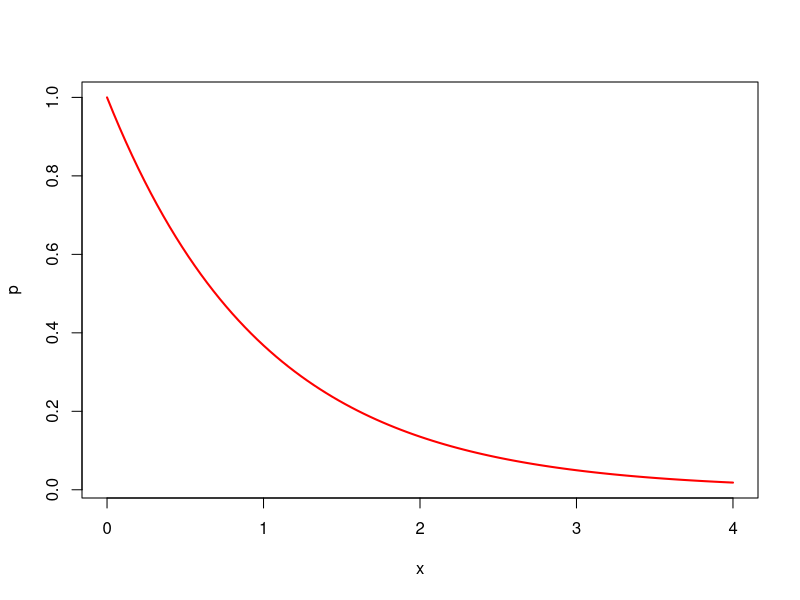

Reproduce this figure in R. (Note: this script raises an error after producing the figure.)
name = c("Osita","Onyejekwe")

# step #1 

# We can easily plot the distribution for λ = 1.

curve(dexp(x,rate=1),0,4,lwd=2,col="red",ylab="p")

# The syntax curve(expr,from=,to=) sketches the graph of expr on the interval (from,to).

# In this example, from = 0 and to = 4.

# There is a the letter, namely "r", that is used to draw random numbers from a distribution. 
# Let's use the rexp command to draw 500 numbers at random from the exponential distribution having 
# mean 1 and standard deviation 1.


#Step #2 



#Step #3
 
#throw in a histogram 

hist(x,prob=TRUE)  #---- Not Normal, slightly skewed to the right 

#Step #4  # --- calculate the "balance point" of the mean 

mean(x)

########################################################################################
# Vector of Sample Means 
lambda=1
n=5
xbar=rep(0,500)
for (i in 1:500) { xbar[i]=mean(rexp(n,rate=lambda)) }
hist(xbar,prob=TRUE,breaks=12)
#####################################################################################
# try again with n = 5
lambda=1
 n=10
 xbar=rep(0,500)
 for (i in 1:500) { xbar[i]=mean(rexp(n,rate=1))}
 hist(xbar,prob=TRUE,breaks=12)
## note that this is still not normal ...still right skewed 
 
 
 
 #################################################################################
 
 # try again with n = 20 
 lambda=1
 n=20
 xbar=rep(0,500)
 for (i in 1:500) { xbar[i]=mean(rexp(n,rate=1))}
 hist(xbar,prob=TRUE,breaks=12) 
 # starting to look a bit normal here 
 
 ############################################################################
 
 # try with n = 32 (greater than 30 here)

 lambda=1
 n=30
 xbar=rep(0,500)
 for (i in 1:500) { xbar[i]=mean(rexp(n,rate=1))}
 hist(xbar,prob=TRUE,breaks=12) 
 #voila 
 ###########################################################################

 #check for the mean: mean of xbar: mean(xbar)

 # This mean is the same as the mean of the "parent" population (the exponential distribution with mean μ = 1)
 # from which our samples were drawn.

# 
#  # Kernel Density Plot
#  d <- density(mtcars$mpg) # returns the density data
#  plot(d) # plots the results
# 
#  x=d(500,rate=1)















